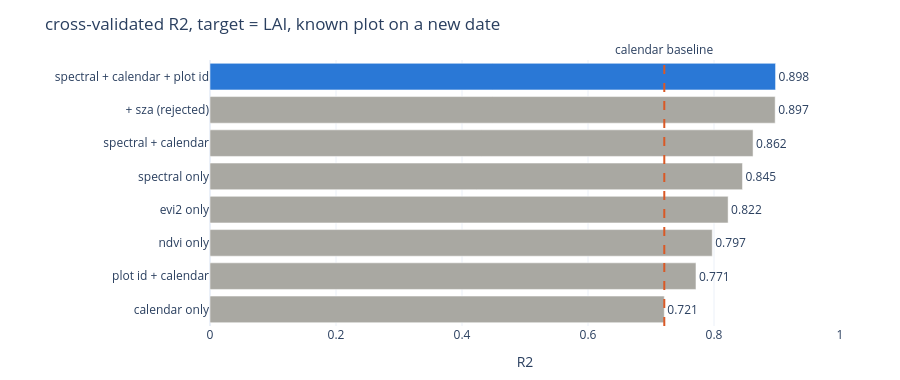

The cell this chart's notebook holds for it:
### Code cell
d = tab.sort_values("r2")
base = float(tab.loc[tab.features == "calendar only", "r2"].iloc[0])
fig = go.Figure(go.Bar(
    x=d.r2, y=d.features, orientation="h",
    marker_color=["#2a78d6" if f == s8model.CHOSEN else "#a9a8a2" for f in d.features],
    text=[f"{v:.3f}" for v in d.r2], textposition="outside"))
fig.add_vline(x=base, line_dash="dash", line_color="#d95926",
              annotation_text="calendar baseline", annotation_position="top")
fig.update_layout(template="plotly_white", height=380,
                  margin=dict(l=210, r=60, t=60, b=40),
                  title="cross-validated R2, target = LAI, known plot on a new date",
                  xaxis_title="R2", xaxis_range=[0, 1], showlegend=False)
fig.show()

### Figure 1 — Plotly figure (JSON) as saved in the notebook; plotly's stock layout.template omitted (floating-point values rounded to 4 significant figures)
{"data": [{"marker": {"color": ["#a9a8a2", "#a9a8a2", "#a9a8a2", "#a9a8a2", "#a9a8a2", "#a9a8a2", "#a9a8a2", "#2a78d6"]}, "orientation": "h", "text": ["0.721", "0.771", "0.797", "0.822", "0.845", "0.862", "0.897", "0.898"], "textposition": "outside", "type": "bar", "x": [0.7211, 0.7714, 0.7972, 0.8224, 0.8452, 0.862, 0.8971, 0.8977], "y": ["calendar only", "plot id + calendar", "ndvi only", "evi2 only", "spectral only", "spectral + calendar", "+ sza (rejected)", "spectral + calendar + plot id"]}], "layout": {"annotations": [{"showarrow": false, "text": "calendar baseline", "x": 0.7211, "xanchor": "center", "xref": "x", "y": 1, "yanchor": "bottom", "yref": "y domain"}], "height": 380, "margin": {"b": 40, "l": 210, "r": 60, "t": 60}, "shapes": [{"line": {"color": "#d95926", "dash": "dash"}, "type": "line", "x0": 0.7211, "x1": 0.7211, "xref": "x", "y0": 0, "y1": 1, "yref": "y domain"}], "showlegend": false, "title": {"text": "cross-validated R2, target = LAI, known plot on a new date"}, "xaxis": {"range": [0, 1], "title": {"text": "R2"}}}}
